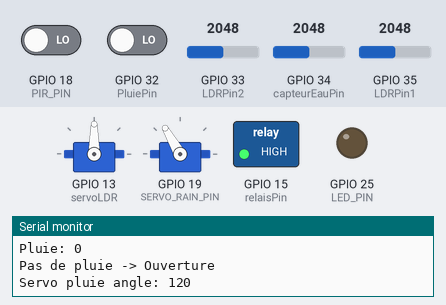
A sketch run on a simulated ESP32. Parts: 2 × servo, switched loads named in the sketch (green lamp = pin HIGH), output pins drawn as LEDs (lit = HIGH), the last lines printed to the serial monitor. The inputs (shaded band) are chosen by the test bench; at power-on: GPIO 34 (capteurEauPin) = 2048, GPIO 18 (PIR_PIN) LOW, GPIO 32 (PluiePin) LOW, GPIO 33 (LDRPin2) = 2048, GPIO 35 (LDRPin1) = 2048.

Above: at 1.3 s.
1.4 s: GPIO 34 (capteurEauPin) set to 623
2.9 s: GPIO 34 (capteurEauPin) set to 537
At 3.4 s:
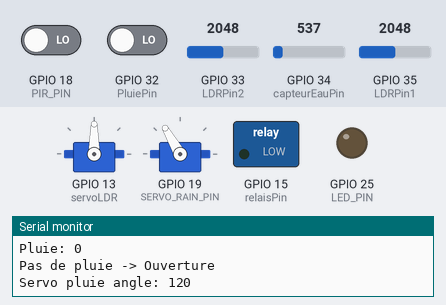
4.5 s: GPIO 18 (PIR_PIN) driven HIGH
At 5.6 s:
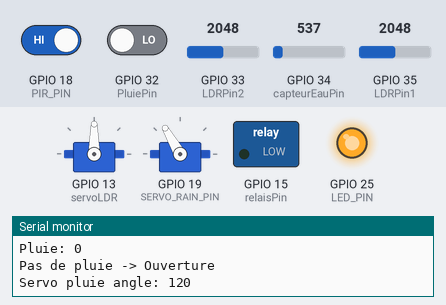
6.1 s: GPIO 32 (PluiePin) driven HIGH
At 6.6 s:
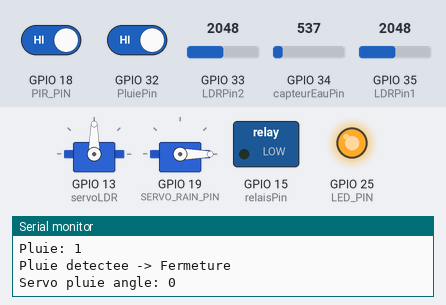
7.6 s: GPIO 33 (LDRPin2) set to 2866
At 8.8 s:
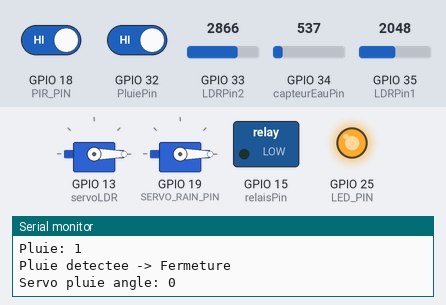
9.1 s: GPIO 35 (LDRPin1) set to 3603
At 9.9 s:
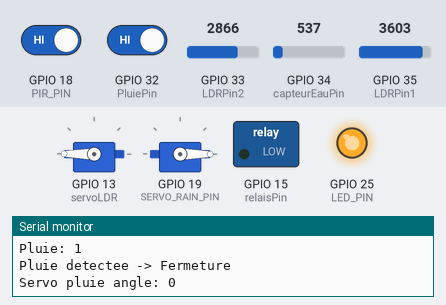
Timing chart, 0 to 11.6 s (numbered marks = the images above; inputs shaded):
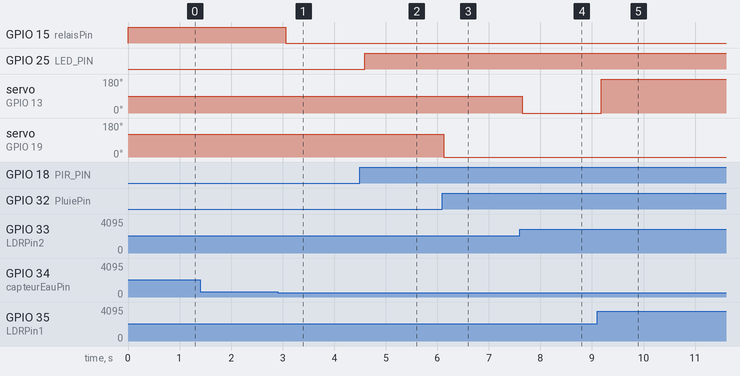

Measured:
- the behaviour switches between 601 and 600 on GPIO 34 (capteurEauPin) (found by bisection; images 0 and 1)
- after the input at 2.9 s, GPIO 15 (relaisPin): HIGH → LOW after 0.16 s
- after the input at 4.5 s, GPIO 25 (LED_PIN): LOW → HIGH after 0.09 s
- after the input at 6.1 s, servo on GPIO 19 (SERVO_RAIN_PIN): 120° → 0° at once
- after the input at 7.6 s, servo on GPIO 13 (servoLDR): 90° → 0° after 0.05 s
- after the input at 9.1 s, servo on GPIO 13 (servoLDR): 0° → 180° after 0.08 s

The sketch:

main.ino
```cpp
// =====================================================
// PROJET MAISON ECOLOGIQUE INTELLIGENTE - CODE FINAL (4 modules fusionnes)
// =====================================================
#include <ESP32Servo.h>

// --- Objets Servo ---
Servo servoLDR;
Servo servoRain;

// --- Broches capteurs et actionneurs ---
// Suivi lumiere
const int LDRPin1 = 35;  // LDR gauche (ADC1)
const int LDRPin2 = 33;  // LDR droite (ADC1)

// PIR + LED
const int PIR_PIN = 18;  // Detection mouvement
const int LED_PIN = 25;  // Indicateur LED

// Niveau d'eau + relais pompe
const int capteurEauPin = 34; // Capteur eau (ADC1)
const int relaisPin     = 15; // Sortie relais
const int seuilBas      = 600; // Seuil niveau bas

// Capteur pluie
const int PluiePin       = 32; // Entree capteur pluie
const int SERVO_RAIN_PIN = 19; // Servo pluie (deplace pour eviter conflit avec PIR_PIN)

// Variables de mesure
int valeurLDR1, valeurLDR2;
int angleConverti;
int valeurPluie;
int currentAngle;
int valeurEau;
int pirState;

void setup() {
  Serial.begin(115200);

  // Initialisation des servos
  servoLDR.attach(13);
  servoRain.attach(SERVO_RAIN_PIN);
  servoLDR.write(90);
  currentAngle = 90;
  servoRain.write(currentAngle);

  // Configuration PIR + LED
  pinMode(PIR_PIN, INPUT);
  pinMode(LED_PIN, OUTPUT);
  digitalWrite(LED_PIN, LOW);

  // Configuration relais pompe
  pinMode(relaisPin, OUTPUT);
  digitalWrite(relaisPin, LOW);

  // Configuration capteur pluie
  pinMode(PluiePin, INPUT);

  Serial.println("Systeme pret");
}

void loop() {
  // 1) Suivi de la lumiere (LDR)
  valeurLDR1 = analogRead(LDRPin1);
  valeurLDR2 = analogRead(LDRPin2);
  Serial.print("LDR1: "); Serial.print(valeurLDR1);
  Serial.print("  LDR2: "); Serial.println(valeurLDR2);

  int diffLDR = valeurLDR1 - valeurLDR2;
  angleConverti = map(diffLDR, -150, 150, 70, 110);
  servoLDR.write(angleConverti);
  Serial.print("Servo LDR angle: "); Serial.println(angleConverti);

  // 2) Detection de mouvement (PIR) + LED
  pirState = digitalRead(PIR_PIN);
  if (pirState == HIGH) {
    digitalWrite(LED_PIN, HIGH);
    Serial.println("Mouvement detecte -> LED ON");
  } else {
    digitalWrite(LED_PIN, LOW);
    Serial.println("Pas de mouvement -> LED OFF");
  }

  // 3) Niveau d'eau + pompe
  valeurEau = analogRead(capteurEauPin);
  Serial.print("Niveau eau: "); Serial.println(valeurEau);
  if (valeurEau > seuilBas) {
    digitalWrite(relaisPin, HIGH);
    Serial.println("Niveau bas -> Pompe ON");
  } else {
    digitalWrite(relaisPin, LOW);
    Serial.println("Niveau OK -> Pompe OFF");
  }

  // 4) Capteur pluie + servo
  valeurPluie = digitalRead(PluiePin);
  Serial.print("Pluie: "); Serial.println(valeurPluie);
  if (valeurPluie == HIGH) {
    currentAngle = 0;
    Serial.println("Pluie detectee -> Fermeture");
  } else {
    currentAngle = 120;
    Serial.println("Pas de pluie -> Ouverture");
  }
  servoRain.write(currentAngle);
  Serial.print("Servo pluie angle: "); Serial.println(currentAngle);

  delay(500);
}
```
